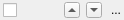
<?xml version="1.0" encoding="UTF-8"?>
<ui version="4.0">
 <class>ScriptItem</class>
 <widget class="QWidget" name="ScriptItem">
  <property name="geometry">
   <rect>
    <x>0</x>
    <y>0</y>
    <width>120</width>
    <height>20</height>
   </rect>
  </property>
  <layout class="QHBoxLayout" name="horizontalLayout_2">
   <property name="spacing">
    <number>6</number>
   </property>
   <property name="leftMargin">
    <number>0</number>
   </property>
   <property name="topMargin">
    <number>0</number>
   </property>
   <property name="rightMargin">
    <number>0</number>
   </property>
   <property name="bottomMargin">
    <number>0</number>
   </property>
   <item>
    <widget class="QCheckBox" name="checkbox">
     <property name="minimumSize">
      <size>
       <width>22</width>
       <height>0</height>
      </size>
     </property>
     <property name="accessibleDescription">
      <string>Enable this script</string>
     </property>
     <property name="styleSheet">
      <string notr="true">QCheckBox { border-width: 0px; margin-left: 3px; }</string>
     </property>
     <property name="text">
      <string/>
     </property>
    </widget>
   </item>
   <item>
    <widget class="ElidedLabel" name="name_label">
     <property name="sizePolicy">
      <sizepolicy hsizetype="MinimumExpanding" vsizetype="Preferred">
       <horstretch>0</horstretch>
       <verstretch>0</verstretch>
      </sizepolicy>
     </property>
     <property name="minimumSize">
      <size>
       <width>30</width>
       <height>0</height>
      </size>
     </property>
     <property name="text">
      <string/>
     </property>
    </widget>
   </item>
   <item>
    <widget class="QToolButton" name="up_button">
     <property name="maximumSize">
      <size>
       <width>16</width>
       <height>16</height>
      </size>
     </property>
     <property name="toolTip">
      <string>Move script up</string>
     </property>
     <property name="text">
      <string>...</string>
     </property>
     <property name="arrowType">
      <enum>Qt::UpArrow</enum>
     </property>
    </widget>
   </item>
   <item>
    <widget class="QToolButton" name="down_button">
     <property name="maximumSize">
      <size>
       <width>16</width>
       <height>16</height>
      </size>
     </property>
     <property name="toolTip">
      <string>Move script down</string>
     </property>
     <property name="text">
      <string>...</string>
     </property>
     <property name="arrowType">
      <enum>Qt::DownArrow</enum>
     </property>
    </widget>
   </item>
   <item>
    <widget class="QToolButton" name="other_button">
     <property name="maximumSize">
      <size>
       <width>16</width>
       <height>16</height>
      </size>
     </property>
     <property name="toolTip">
      <string>Other options</string>
     </property>
     <property name="styleSheet">
      <string notr="true">QToolButton::menu-indicator { image: none; }</string>
     </property>
     <property name="text">
      <string>...</string>
     </property>
     <property name="popupMode">
      <enum>QToolButton::InstantPopup</enum>
     </property>
     <property name="autoRaise">
      <bool>true</bool>
     </property>
    </widget>
   </item>
  </layout>
 </widget>
 <customwidgets>
  <customwidget>
   <class>ElidedLabel</class>
   <extends>QLabel</extends>
   <header>picard.ui.widgets</header>
  </customwidget>
 </customwidgets>
 <resources/>
 <connections/>
</ui>
